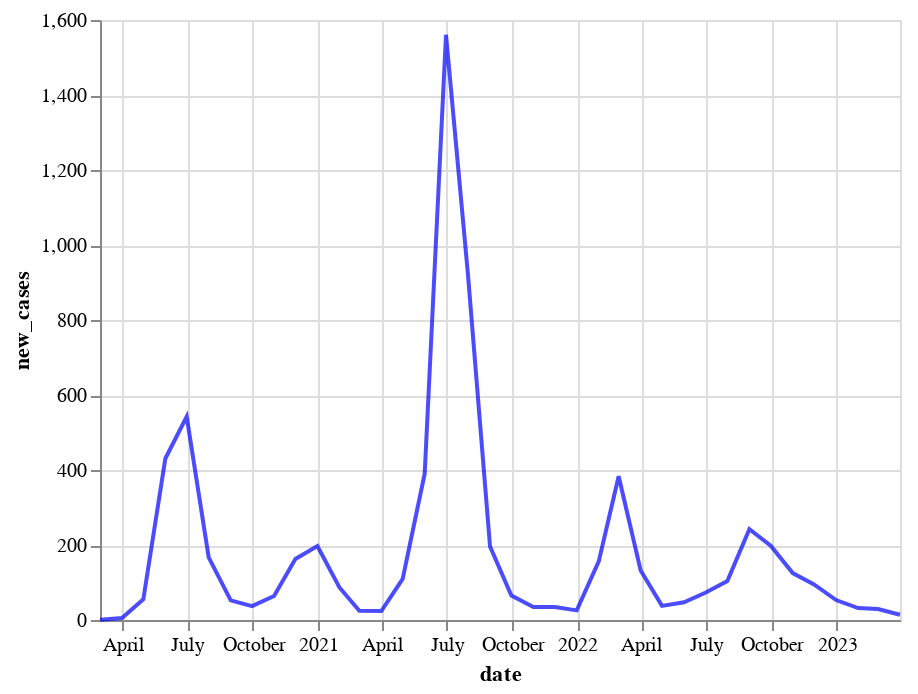

The cell this chart's notebook holds for it:
### Code cell
# Show the chart for the first country
print('Here you can see the graph for', Chosen_country_1.value)
fig1 = alt.Chart(df5_1).mark_line(opacity=0.7, color=Chosen_colour.value).encode(
    x='date',
    y=Chosen_subject.value,
)
fig1

### Figure 1 — Vega-Lite specification as saved in the notebook (floating-point values rounded to 4 significant figures)
{"config": {"view": {"continuousWidth": 400, "continuousHeight": 300}}, "data": {"name": "data-ffa9dc7edf4793fc7ff5b27a9bdb5093"}, "mark": {"type": "line", "color": "Blue", "opacity": 0.7}, "encoding": {"x": {"field": "date", "type": "temporal"}, "y": {"field": "new_cases", "type": "quantitative"}}, "$schema": "https://vega.github.io/schema/vega-lite/v4.17.0.json", "datasets": {"data-ffa9dc7edf4793fc7ff5b27a9bdb5093": [{"date": "2020-02-29T00:00:00", "new_cases": 0.8333}, {"date": "2020-03-31T00:00:00", "new_cases": 5.258}, {"date": "2020-04-30T00:00:00", "new_cases": 55.37}, {"date": "2020-05-31T00:00:00", "new_cases": 430.7}, {"date": "2020-06-30T00:00:00", "new_cases": 542.2}, {"date": "2020-07-31T00:00:00", "new_cases": 167.2}, {"date": "2020-08-31T00:00:00", "new_cases": 52.26}, {"date": "2020-09-30T00:00:00", "new_cases": 36.87}, {"date": "2020-10-31T00:00:00", "new_cases": 63.87}, {"date": "2020-11-30T00:00:00", "new_cases": 162.7}, {"date": "2020-12-31T00:00:00", "new_cases": 197.3}, {"date": "2021-01-31T00:00:00", "new_cases": 86.87}, {"date": "2021-02-28T00:00:00", "new_cases": 24.68}, {"date": "2021-03-31T00:00:00", "new_cases": 23.87}, {"date": "2021-04-30T00:00:00", "new_cases": 109.7}, {"date": "2021-05-31T00:00:00", "new_cases": 390.1}, {"date": "2021-06-30T00:00:00", "new_cases": 1561.0}, {"date": "2021-07-31T00:00:00", "new_cases": 919.2}, {"date": "2021-08-31T00:00:00", "new_cases": 195.7}, {"date": "2021-09-30T00:00:00", "new_cases": 65.13}, {"date": "2021-10-31T00:00:00", "new_cases": 34.71}, {"date": "2021-11-30T00:00:00", "new_cases": 34.63}, {"date": "2021-12-31T00:00:00", "new_cases": 25.65}, {"date": "2022-01-31T00:00:00", "new_cases": 156.4}, {"date": "2022-02-28T00:00:00", "new_cases": 383.3}, {"date": "2022-03-31T00:00:00", "new_cases": 131.9}, {"date": "2022-04-30T00:00:00", "new_cases": 37.73}, {"date": "2022-05-31T00:00:00", "new_cases": 47.35}, {"date": "2022-06-30T00:00:00", "new_cases": 72.7}, {"date": "2022-07-31T00:00:00", "new_cases": 103.9}, {"date": "2022-08-31T00:00:00", "new_cases": 242.0}, {"date": "2022-09-30T00:00:00", "new_cases": 197.9}, {"date": "2022-10-31T00:00:00", "new_cases": 125.0}, {"date": "2022-11-30T00:00:00", "new_cases": 94.8}, {"date": "2022-12-31T00:00:00", "new_cases": 53.29}, {"date": "2023-01-31T00:00:00", "new_cases": 31.81}, {"date": "2023-02-28T00:00:00", "new_cases": 29.46}, {"date": "2023-03-31T00:00:00", "new_cases": 14.0}]}}
